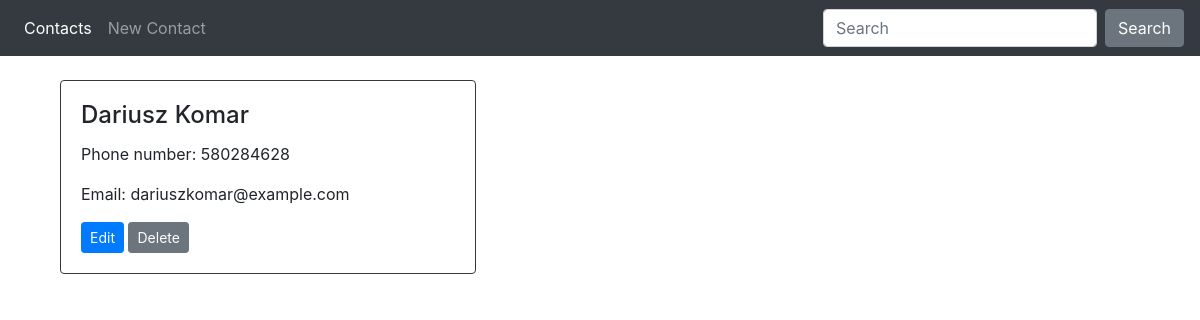
The app's page /contact/11/ with its own data.
### contacts/models.py (models this page shows)
class Person(models.Model):
    first_name  = models.CharField(max_length=50)
    last_name   = models.CharField(max_length=50)

class Phone(models.Model):
    person      = models.ForeignKey(Person, editable=False, on_delete=models.CASCADE)
    phone       = models.CharField(max_length=50, null=True, blank=True)

class Email(models.Model):
    person      = models.ForeignKey(Person, editable=False, on_delete=models.CASCADE)
    email       = models.EmailField(null=True, blank=True)

### contacts/views.py (the view)
# urls.py: path('contact/<int:id>/', contact_detail_view, name="contact-details"),
def contact_detail_view(request, id):
    contact = Person.objects.get(pk=id)
    try:
        contact.phone = contact.phone_set.get(person=contact).phone
        if contact.phone == None: contact.phone = ""
        contact.email = contact.email_set.get(person=contact).email
        if contact.email == None: contact.email = ""
    except Phone.DoesNotExist:
        print("phone does not exist")
    except Email.DoesNotExist:
        print("email does not exist")
    context = {"contact": contact}
    return render(request, "contacts/details.html", context)

### contacts/templates/contacts/details.html (shortened to what this page needs)
{% extends "contacts/base.html" %}
{% block content %}
        <div class="card border-dark mb-3" style="width: 26rem;">
                <div class="card-body">
                        <h4 class="card-title">{{ contact.first_name }} {{ contact.last_name }}</h4>
                        <p class="card-text">Phone number: {{ contact.phone }} {% if not contact.phone %} <a class="" href="">add</a>{% endif %}</p>
                        <p class="card-text">Email: {{ contact.email }} {% if not contact.email %} <a class="" href="">add</a>{% endif %}</p>
                        <a href="{% url 'edit-contact' contact.pk %}" class="btn btn-primary btn-sm">Edit</a>
                        <a href="{% url 'delete-contact' contact.pk %}" class="btn btn-secondary btn-sm">Delete</a>
                </div>
        </div>
{% endblock content %}

### contacts/templates/contacts/base.html (style rules this page uses)
body { padding-top: 5rem; }

### records on screen
Person: first_name "Dariusz", last_name "Komar", phone "580284628", email "dariuszkomar@example.com"
